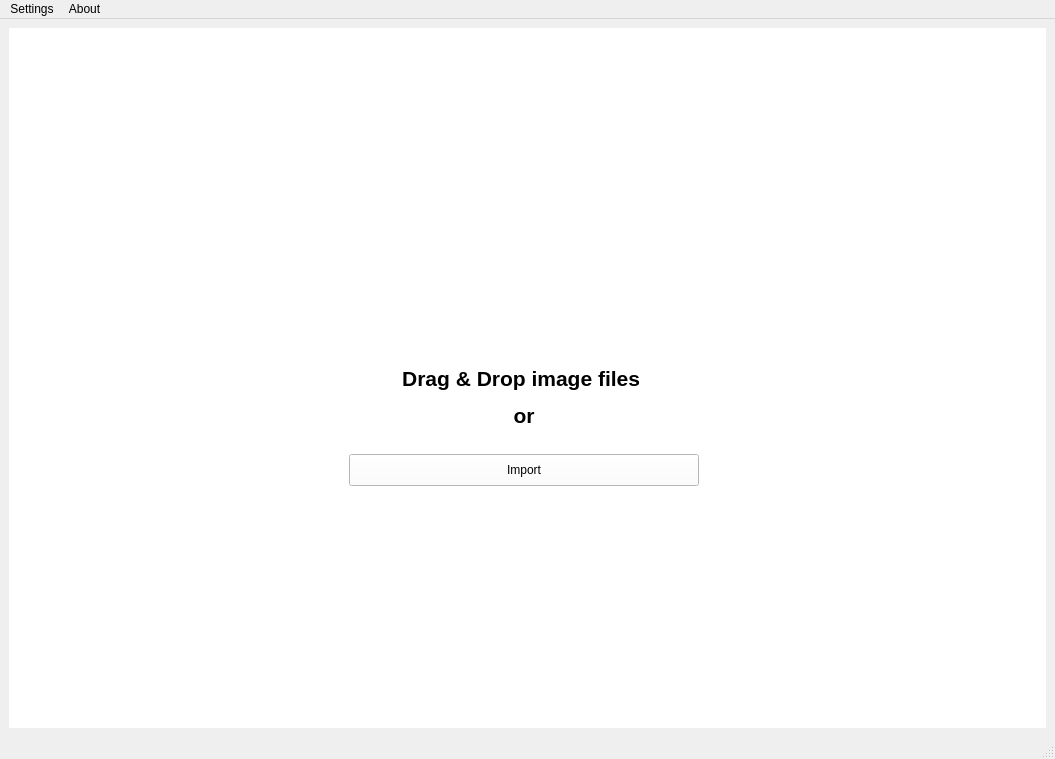
<?xml version="1.0" encoding="UTF-8"?>
<ui version="4.0">
 <class>MainWindow</class>
 <widget class="QMainWindow" name="MainWindow">
  <property name="geometry">
   <rect>
    <x>0</x>
    <y>0</y>
    <width>1055</width>
    <height>759</height>
   </rect>
  </property>
  <property name="windowTitle">
   <string>Image Scoring</string>
  </property>
  <widget class="QWidget" name="centralwidget">
   <layout class="QHBoxLayout" name="horizontalLayout">
    <item>
     <widget class="QStackedWidget" name="stackedWidget">
      <property name="styleSheet">
       <string notr="true">background-color: rgb(255, 255, 255);</string>
      </property>
      <property name="currentIndex">
       <number>0</number>
      </property>
      <widget class="QWidget" name="Import_Page">
       <widget class="QWidget" name="import_page_widget" native="true">
        <property name="geometry">
         <rect>
          <x>320</x>
          <y>210</y>
          <width>391</width>
          <height>248</height>
         </rect>
        </property>
        <layout class="QGridLayout" name="gridLayout_2">
         <item row="0" column="0">
          <widget class="QLabel" name="Upload_image_label">
           <property name="lineWidth">
            <number>0</number>
           </property>
           <property name="text">
            <string>&lt;html&gt;&lt;head/&gt;&lt;body&gt;&lt;p align=&quot;center&quot;&gt;&lt;img src=&quot;:/image/src/image/upload.png&quot;/&gt;&lt;/p&gt;&lt;/body&gt;&lt;/html&gt;</string>
           </property>
          </widget>
         </item>
         <item row="1" column="0">
          <widget class="QLabel" name="Upload_label">
           <property name="styleSheet">
            <string notr="true">font: 75 16pt &quot;Consolas&quot;;</string>
           </property>
           <property name="text">
            <string>&lt;html&gt;&lt;head/&gt;&lt;body&gt;&lt;p align=&quot;center&quot;&gt;&lt;span style=&quot; font-size:16pt; font-weight:600;&quot;&gt;Drag &amp;amp; Drop image files &lt;/span&gt;&lt;/p&gt;&lt;p align=&quot;center&quot;&gt;&lt;span style=&quot; font-size:16pt; font-weight:600;&quot;&gt;or&lt;/span&gt;&lt;/p&gt;&lt;/body&gt;&lt;/html&gt;</string>
           </property>
          </widget>
         </item>
         <item row="2" column="0">
          <widget class="QPushButton" name="Import_button">
           <property name="minimumSize">
            <size>
             <width>350</width>
             <height>0</height>
            </size>
           </property>
           <property name="maximumSize">
            <size>
             <width>350</width>
             <height>32</height>
            </size>
           </property>
           <property name="styleSheet">
            <string notr="true">font: 75 16pt &quot;Consolas&quot;;
</string>
           </property>
           <property name="text">
            <string>Import</string>
           </property>
           <property name="autoDefault">
            <bool>false</bool>
           </property>
           <property name="default">
            <bool>false</bool>
           </property>
           <property name="flat">
            <bool>false</bool>
           </property>
          </widget>
         </item>
        </layout>
       </widget>
      </widget>
      <widget class="QWidget" name="Result_Page">
       <layout class="QVBoxLayout" name="verticalLayout">
        <item>
         <widget class="QFrame" name="upper_frame">
          <property name="enabled">
           <bool>true</bool>
          </property>
          <property name="minimumSize">
           <size>
            <width>1019</width>
            <height>0</height>
           </size>
          </property>
          <property name="maximumSize">
           <size>
            <width>1019</width>
            <height>40</height>
           </size>
          </property>
          <property name="frameShape">
           <enum>QFrame::StyledPanel</enum>
          </property>
          <property name="frameShadow">
           <enum>QFrame::Raised</enum>
          </property>
          <widget class="QPushButton" name="Export_button">
           <property name="geometry">
            <rect>
             <x>830</x>
             <y>10</y>
             <width>75</width>
             <height>23</height>
            </rect>
           </property>
           <property name="text">
            <string>Export</string>
           </property>
          </widget>
          <widget class="QPushButton" name="return_button">
           <property name="geometry">
            <rect>
             <x>920</x>
             <y>10</y>
             <width>81</width>
             <height>21</height>
            </rect>
           </property>
           <property name="text">
            <string>Return</string>
           </property>
          </widget>
         </widget>
        </item>
        <item>
         <widget class="QFrame" name="lower_frame">
          <property name="frameShape">
           <enum>QFrame::StyledPanel</enum>
          </property>
          <property name="frameShadow">
           <enum>QFrame::Raised</enum>
          </property>
         </widget>
        </item>
       </layout>
      </widget>
     </widget>
    </item>
   </layout>
  </widget>
  <widget class="QMenuBar" name="menubar">
   <property name="geometry">
    <rect>
     <x>0</x>
     <y>0</y>
     <width>1055</width>
     <height>21</height>
    </rect>
   </property>
   <widget class="QMenu" name="menuSettings">
    <property name="title">
     <string>Settings</string>
    </property>
   </widget>
   <widget class="QMenu" name="menuAbout">
    <property name="title">
     <string>About</string>
    </property>
   </widget>
   <addaction name="menuSettings"/>
   <addaction name="menuAbout"/>
  </widget>
  <widget class="QStatusBar" name="statusbar"/>
 </widget>
 <resources>
  <include location="image_rcs.qrc"/>
 </resources>
 <connections/>
</ui>
